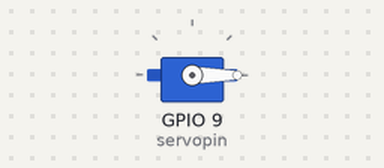
Simulated run of this sketch. Board: ESP32. Parts: servo.

Above: at 0.05 s.
At 4.45 s:
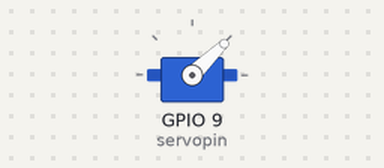
At 8.95 s:
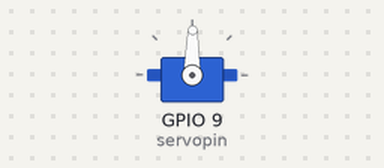
At 17.95 s:
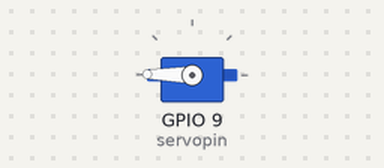
Timing chart, 0 to 23.4 s (numbered marks = the images above):
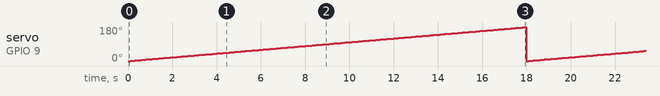

The sketch:

servo_motor.ino
```cpp
#include<Servo.h>
int servopin=9;
Servo vbservo;
int angle=0;
void setup() {
  // put your setup code here, to run once:
vbservo.attach(servopin);//declare the servo motor pin
}

void loop() {
  // put your main code here, to run repeatedly:
  for(angle=0;angle<180;angle++)
  {
      vbservo.write(angle);
      delay(100);
  }
  for(angle=0;angle<180;angle++)
  {
      vbservo.write(angle);
      delay(100);
  }

}
```

Measured:
- by itself, servo on GPIO 9 (servopin): ramps from 0° to 179° and jumps back, once every 18.0 s
